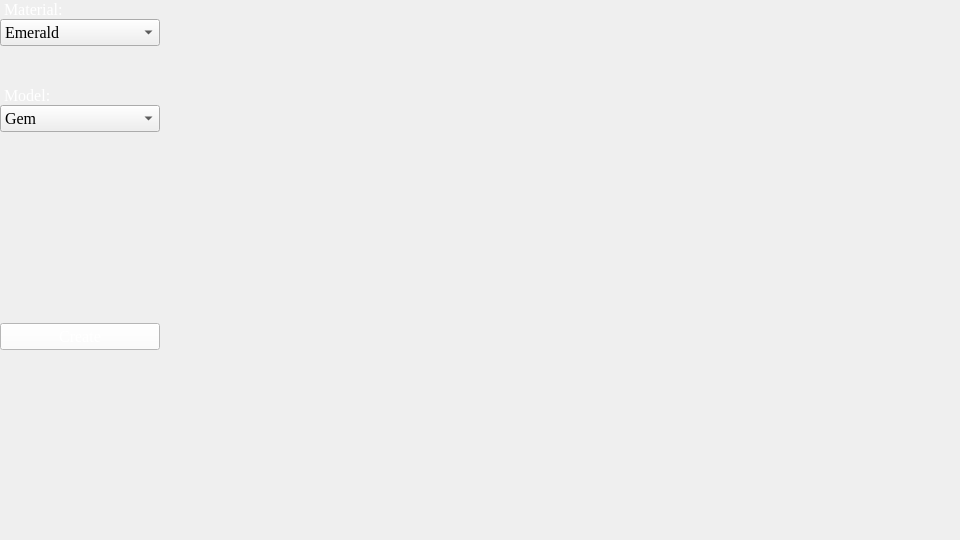
<?xml version="1.0" encoding="UTF-8"?>
<ui version="4.0">
 <class>Main</class>
 <widget class="QWidget" name="Main">
  <property name="enabled">
   <bool>true</bool>
  </property>
  <property name="geometry">
   <rect>
    <x>0</x>
    <y>0</y>
    <width>960</width>
    <height>540</height>
   </rect>
  </property>
  <property name="sizePolicy">
   <sizepolicy hsizetype="Fixed" vsizetype="Fixed">
    <horstretch>0</horstretch>
    <verstretch>0</verstretch>
   </sizepolicy>
  </property>
  <property name="minimumSize">
   <size>
    <width>960</width>
    <height>540</height>
   </size>
  </property>
  <property name="maximumSize">
   <size>
    <width>960</width>
    <height>540</height>
   </size>
  </property>
  <property name="focusPolicy">
   <enum>Qt::NoFocus</enum>
  </property>
  <property name="windowTitle">
   <string>Materials</string>
  </property>
  <property name="autoFillBackground">
   <bool>false</bool>
  </property>
  <property name="styleSheet">
   <string notr="true">Main: {background-image: url(/mainBG.png);}</string>
  </property>
  <layout class="QHBoxLayout" name="horizontalLayout">
   <property name="spacing">
    <number>0</number>
   </property>
   <property name="margin">
    <number>0</number>
   </property>
   <item>
    <widget class="QWidget" name="widget_2" native="true">
     <property name="enabled">
      <bool>true</bool>
     </property>
     <property name="sizePolicy">
      <sizepolicy hsizetype="Fixed" vsizetype="Fixed">
       <horstretch>0</horstretch>
       <verstretch>0</verstretch>
      </sizepolicy>
     </property>
     <property name="minimumSize">
      <size>
       <width>0</width>
       <height>540</height>
      </size>
     </property>
     <property name="maximumSize">
      <size>
       <width>300</width>
       <height>540</height>
      </size>
     </property>
     <property name="palette">
      <palette>
       <active/>
       <inactive/>
       <disabled/>
      </palette>
     </property>
     <property name="font">
      <font>
       <family>Times New Roman</family>
       <pointsize>12</pointsize>
      </font>
     </property>
     <property name="autoFillBackground">
      <bool>false</bool>
     </property>
     <property name="styleSheet">
      <string notr="true"/>
     </property>
     <layout class="QVBoxLayout" name="verticalLayout">
      <property name="spacing">
       <number>0</number>
      </property>
      <property name="margin">
       <number>0</number>
      </property>
      <item>
       <widget class="QLabel" name="label">
        <property name="sizePolicy">
         <sizepolicy hsizetype="Preferred" vsizetype="Preferred">
          <horstretch>0</horstretch>
          <verstretch>0</verstretch>
         </sizepolicy>
        </property>
        <property name="font">
         <font>
          <family>Times New Roman</family>
          <pointsize>12</pointsize>
         </font>
        </property>
        <property name="styleSheet">
         <string notr="true"> background-color:rgba(0, 0, 0, 0.0);  
color :rgba(255, 255, 255); </string>
        </property>
        <property name="text">
         <string> Material:</string>
        </property>
       </widget>
      </item>
      <item>
       <widget class="QComboBox" name="MaterialBox">
        <property name="palette">
         <palette>
          <active/>
          <inactive/>
          <disabled/>
         </palette>
        </property>
        <property name="font">
         <font>
          <family>Times New Roman</family>
          <pointsize>12</pointsize>
         </font>
        </property>
        <item>
         <property name="text">
          <string>Emerald</string>
         </property>
        </item>
        <item>
         <property name="text">
          <string>Diamond</string>
         </property>
        </item>
        <item>
         <property name="text">
          <string>Ruby</string>
         </property>
        </item>
        <item>
         <property name="text">
          <string>Pearl</string>
         </property>
        </item>
        <item>
         <property name="text">
          <string>Copper</string>
         </property>
        </item>
       </widget>
      </item>
      <item>
       <spacer name="verticalSpacer_2">
        <property name="orientation">
         <enum>Qt::Vertical</enum>
        </property>
        <property name="sizeType">
         <enum>QSizePolicy::Fixed</enum>
        </property>
        <property name="sizeHint" stdset="0">
         <size>
          <width>20</width>
          <height>40</height>
         </size>
        </property>
       </spacer>
      </item>
      <item>
       <widget class="QLabel" name="label_2">
        <property name="palette">
         <palette>
          <active>
           <colorrole role="WindowText">
            <brush brushstyle="SolidPattern">
             <color alpha="255">
              <red>255</red>
              <green>255</green>
              <blue>255</blue>
             </color>
            </brush>
           </colorrole>
           <colorrole role="Text">
            <brush brushstyle="SolidPattern">
             <color alpha="255">
              <red>255</red>
              <green>255</green>
              <blue>255</blue>
             </color>
            </brush>
           </colorrole>
           <colorrole role="ButtonText">
            <brush brushstyle="SolidPattern">
             <color alpha="255">
              <red>255</red>
              <green>255</green>
              <blue>255</blue>
             </color>
            </brush>
           </colorrole>
          </active>
          <inactive>
           <colorrole role="WindowText">
            <brush brushstyle="SolidPattern">
             <color alpha="255">
              <red>255</red>
              <green>255</green>
              <blue>255</blue>
             </color>
            </brush>
           </colorrole>
           <colorrole role="Text">
            <brush brushstyle="SolidPattern">
             <color alpha="255">
              <red>255</red>
              <green>255</green>
              <blue>255</blue>
             </color>
            </brush>
           </colorrole>
           <colorrole role="ButtonText">
            <brush brushstyle="SolidPattern">
             <color alpha="255">
              <red>255</red>
              <green>255</green>
              <blue>255</blue>
             </color>
            </brush>
           </colorrole>
          </inactive>
          <disabled>
           <colorrole role="WindowText">
            <brush brushstyle="SolidPattern">
             <color alpha="255">
              <red>255</red>
              <green>255</green>
              <blue>255</blue>
             </color>
            </brush>
           </colorrole>
           <colorrole role="Text">
            <brush brushstyle="SolidPattern">
             <color alpha="255">
              <red>255</red>
              <green>255</green>
              <blue>255</blue>
             </color>
            </brush>
           </colorrole>
           <colorrole role="ButtonText">
            <brush brushstyle="SolidPattern">
             <color alpha="255">
              <red>255</red>
              <green>255</green>
              <blue>255</blue>
             </color>
            </brush>
           </colorrole>
          </disabled>
         </palette>
        </property>
        <property name="font">
         <font>
          <family>Times New Roman</family>
          <pointsize>12</pointsize>
         </font>
        </property>
        <property name="autoFillBackground">
         <bool>false</bool>
        </property>
        <property name="styleSheet">
         <string notr="true">color :rgba(255, 255, 255); </string>
        </property>
        <property name="text">
         <string> Model:</string>
        </property>
       </widget>
      </item>
      <item>
       <widget class="QComboBox" name="ObjectBox">
        <property name="palette">
         <palette>
          <active/>
          <inactive/>
          <disabled/>
         </palette>
        </property>
        <property name="font">
         <font>
          <family>Times New Roman</family>
          <pointsize>12</pointsize>
         </font>
        </property>
        <property name="autoFillBackground">
         <bool>false</bool>
        </property>
        <item>
         <property name="text">
          <string>Gem</string>
         </property>
        </item>
        <item>
         <property name="text">
          <string>Pearl</string>
         </property>
        </item>
        <item>
         <property name="text">
          <string>Stanford_Dragon</string>
         </property>
        </item>
       </widget>
      </item>
      <item>
       <spacer name="verticalSpacer_3">
        <property name="orientation">
         <enum>Qt::Vertical</enum>
        </property>
        <property name="sizeHint" stdset="0">
         <size>
          <width>20</width>
          <height>40</height>
         </size>
        </property>
       </spacer>
      </item>
      <item>
       <widget class="QPushButton" name="createButton">
        <property name="palette">
         <palette>
          <active>
           <colorrole role="WindowText">
            <brush brushstyle="SolidPattern">
             <color alpha="255">
              <red>0</red>
              <green>0</green>
              <blue>0</blue>
             </color>
            </brush>
           </colorrole>
           <colorrole role="Button">
            <brush brushstyle="SolidPattern">
             <color alpha="255">
              <red>255</red>
              <green>255</green>
              <blue>255</blue>
             </color>
            </brush>
           </colorrole>
           <colorrole role="Light">
            <brush brushstyle="SolidPattern">
             <color alpha="255">
              <red>255</red>
              <green>255</green>
              <blue>255</blue>
             </color>
            </brush>
           </colorrole>
           <colorrole role="Midlight">
            <brush brushstyle="SolidPattern">
             <color alpha="255">
              <red>255</red>
              <green>255</green>
              <blue>255</blue>
             </color>
            </brush>
           </colorrole>
           <colorrole role="Dark">
            <brush brushstyle="SolidPattern">
             <color alpha="255">
              <red>127</red>
              <green>127</green>
              <blue>127</blue>
             </color>
            </brush>
           </colorrole>
           <colorrole role="Mid">
            <brush brushstyle="SolidPattern">
             <color alpha="255">
              <red>170</red>
              <green>170</green>
              <blue>170</blue>
             </color>
            </brush>
           </colorrole>
           <colorrole role="Text">
            <brush brushstyle="SolidPattern">
             <color alpha="255">
              <red>0</red>
              <green>0</green>
              <blue>0</blue>
             </color>
            </brush>
           </colorrole>
           <colorrole role="BrightText">
            <brush brushstyle="SolidPattern">
             <color alpha="255">
              <red>255</red>
              <green>255</green>
              <blue>255</blue>
             </color>
            </brush>
           </colorrole>
           <colorrole role="ButtonText">
            <brush brushstyle="SolidPattern">
             <color alpha="255">
              <red>255</red>
              <green>255</green>
              <blue>255</blue>
             </color>
            </brush>
           </colorrole>
           <colorrole role="Base">
            <brush brushstyle="SolidPattern">
             <color alpha="255">
              <red>255</red>
              <green>255</green>
              <blue>255</blue>
             </color>
            </brush>
           </colorrole>
           <colorrole role="Window">
            <brush brushstyle="SolidPattern">
             <color alpha="255">
              <red>255</red>
              <green>255</green>
              <blue>255</blue>
             </color>
            </brush>
           </colorrole>
           <colorrole role="Shadow">
            <brush brushstyle="SolidPattern">
             <color alpha="255">
              <red>0</red>
              <green>0</green>
              <blue>0</blue>
             </color>
            </brush>
           </colorrole>
           <colorrole role="AlternateBase">
            <brush brushstyle="SolidPattern">
             <color alpha="255">
              <red>255</red>
              <green>255</green>
              <blue>255</blue>
             </color>
            </brush>
           </colorrole>
           <colorrole role="ToolTipBase">
            <brush brushstyle="SolidPattern">
             <color alpha="255">
              <red>255</red>
              <green>255</green>
              <blue>220</blue>
             </color>
            </brush>
           </colorrole>
           <colorrole role="ToolTipText">
            <brush brushstyle="SolidPattern">
             <color alpha="255">
              <red>0</red>
              <green>0</green>
              <blue>0</blue>
             </color>
            </brush>
           </colorrole>
          </active>
          <inactive>
           <colorrole role="WindowText">
            <brush brushstyle="SolidPattern">
             <color alpha="255">
              <red>0</red>
              <green>0</green>
              <blue>0</blue>
             </color>
            </brush>
           </colorrole>
           <colorrole role="Button">
            <brush brushstyle="SolidPattern">
             <color alpha="255">
              <red>255</red>
              <green>255</green>
              <blue>255</blue>
             </color>
            </brush>
           </colorrole>
           <colorrole role="Light">
            <brush brushstyle="SolidPattern">
             <color alpha="255">
              <red>255</red>
              <green>255</green>
              <blue>255</blue>
             </color>
            </brush>
           </colorrole>
           <colorrole role="Midlight">
            <brush brushstyle="SolidPattern">
             <color alpha="255">
              <red>255</red>
              <green>255</green>
              <blue>255</blue>
             </color>
            </brush>
           </colorrole>
           <colorrole role="Dark">
            <brush brushstyle="SolidPattern">
             <color alpha="255">
              <red>127</red>
              <green>127</green>
              <blue>127</blue>
             </color>
            </brush>
           </colorrole>
           <colorrole role="Mid">
            <brush brushstyle="SolidPattern">
             <color alpha="255">
              <red>170</red>
              <green>170</green>
              <blue>170</blue>
             </color>
            </brush>
           </colorrole>
           <colorrole role="Text">
            <brush brushstyle="SolidPattern">
             <color alpha="255">
              <red>0</red>
              <green>0</green>
              <blue>0</blue>
             </color>
            </brush>
           </colorrole>
           <colorrole role="BrightText">
            <brush brushstyle="SolidPattern">
             <color alpha="255">
              <red>255</red>
              <green>255</green>
              <blue>255</blue>
             </color>
            </brush>
           </colorrole>
           <colorrole role="ButtonText">
            <brush brushstyle="SolidPattern">
             <color alpha="255">
              <red>255</red>
              <green>255</green>
              <blue>255</blue>
             </color>
            </brush>
           </colorrole>
           <colorrole role="Base">
            <brush brushstyle="SolidPattern">
             <color alpha="255">
              <red>255</red>
              <green>255</green>
              <blue>255</blue>
             </color>
            </brush>
           </colorrole>
           <colorrole role="Window">
            <brush brushstyle="SolidPattern">
             <color alpha="255">
              <red>255</red>
              <green>255</green>
              <blue>255</blue>
             </color>
            </brush>
           </colorrole>
           <colorrole role="Shadow">
            <brush brushstyle="SolidPattern">
             <color alpha="255">
              <red>0</red>
              <green>0</green>
              <blue>0</blue>
             </color>
            </brush>
           </colorrole>
           <colorrole role="AlternateBase">
            <brush brushstyle="SolidPattern">
             <color alpha="255">
              <red>255</red>
              <green>255</green>
              <blue>255</blue>
             </color>
            </brush>
           </colorrole>
           <colorrole role="ToolTipBase">
            <brush brushstyle="SolidPattern">
             <color alpha="255">
              <red>255</red>
              <green>255</green>
              <blue>220</blue>
             </color>
            </brush>
           </colorrole>
           <colorrole role="ToolTipText">
            <brush brushstyle="SolidPattern">
             <color alpha="255">
              <red>0</red>
              <green>0</green>
              <blue>0</blue>
             </color>
            </brush>
           </colorrole>
          </inactive>
          <disabled>
           <colorrole role="WindowText">
            <brush brushstyle="SolidPattern">
             <color alpha="255">
              <red>127</red>
              <green>127</green>
              <blue>127</blue>
             </color>
            </brush>
           </colorrole>
           <colorrole role="Button">
            <brush brushstyle="SolidPattern">
             <color alpha="255">
              <red>255</red>
              <green>255</green>
              <blue>255</blue>
             </color>
            </brush>
           </colorrole>
           <colorrole role="Light">
            <brush brushstyle="SolidPattern">
             <color alpha="255">
              <red>255</red>
              <green>255</green>
              <blue>255</blue>
             </color>
            </brush>
           </colorrole>
           <colorrole role="Midlight">
            <brush brushstyle="SolidPattern">
             <color alpha="255">
              <red>255</red>
              <green>255</green>
              <blue>255</blue>
             </color>
            </brush>
           </colorrole>
           <colorrole role="Dark">
            <brush brushstyle="SolidPattern">
             <color alpha="255">
              <red>127</red>
              <green>127</green>
              <blue>127</blue>
             </color>
            </brush>
           </colorrole>
           <colorrole role="Mid">
            <brush brushstyle="SolidPattern">
             <color alpha="255">
              <red>170</red>
              <green>170</green>
              <blue>170</blue>
             </color>
            </brush>
           </colorrole>
           <colorrole role="Text">
            <brush brushstyle="SolidPattern">
             <color alpha="255">
              <red>127</red>
              <green>127</green>
              <blue>127</blue>
             </color>
            </brush>
           </colorrole>
           <colorrole role="BrightText">
            <brush brushstyle="SolidPattern">
             <color alpha="255">
              <red>255</red>
              <green>255</green>
              <blue>255</blue>
             </color>
            </brush>
           </colorrole>
           <colorrole role="ButtonText">
            <brush brushstyle="SolidPattern">
             <color alpha="255">
              <red>127</red>
              <green>127</green>
              <blue>127</blue>
             </color>
            </brush>
           </colorrole>
           <colorrole role="Base">
            <brush brushstyle="SolidPattern">
             <color alpha="255">
              <red>255</red>
              <green>255</green>
              <blue>255</blue>
             </color>
            </brush>
           </colorrole>
           <colorrole role="Window">
            <brush brushstyle="SolidPattern">
             <color alpha="255">
              <red>255</red>
              <green>255</green>
              <blue>255</blue>
             </color>
            </brush>
           </colorrole>
           <colorrole role="Shadow">
            <brush brushstyle="SolidPattern">
             <color alpha="255">
              <red>0</red>
              <green>0</green>
              <blue>0</blue>
             </color>
            </brush>
           </colorrole>
           <colorrole role="AlternateBase">
            <brush brushstyle="SolidPattern">
             <color alpha="255">
              <red>255</red>
              <green>255</green>
              <blue>255</blue>
             </color>
            </brush>
           </colorrole>
           <colorrole role="ToolTipBase">
            <brush brushstyle="SolidPattern">
             <color alpha="255">
              <red>255</red>
              <green>255</green>
              <blue>220</blue>
             </color>
            </brush>
           </colorrole>
           <colorrole role="ToolTipText">
            <brush brushstyle="SolidPattern">
             <color alpha="255">
              <red>0</red>
              <green>0</green>
              <blue>0</blue>
             </color>
            </brush>
           </colorrole>
          </disabled>
         </palette>
        </property>
        <property name="text">
         <string>Create</string>
        </property>
       </widget>
      </item>
      <item>
       <spacer name="verticalSpacer">
        <property name="orientation">
         <enum>Qt::Vertical</enum>
        </property>
        <property name="sizeType">
         <enum>QSizePolicy::Expanding</enum>
        </property>
        <property name="sizeHint" stdset="0">
         <size>
          <width>20</width>
          <height>40</height>
         </size>
        </property>
       </spacer>
      </item>
     </layout>
    </widget>
   </item>
   <item>
    <spacer name="horizontalSpacer">
     <property name="orientation">
      <enum>Qt::Horizontal</enum>
     </property>
     <property name="sizeType">
      <enum>QSizePolicy::Fixed</enum>
     </property>
     <property name="sizeHint" stdset="0">
      <size>
       <width>800</width>
       <height>20</height>
      </size>
     </property>
    </spacer>
   </item>
  </layout>
 </widget>
 <resources/>
 <connections/>
</ui>
